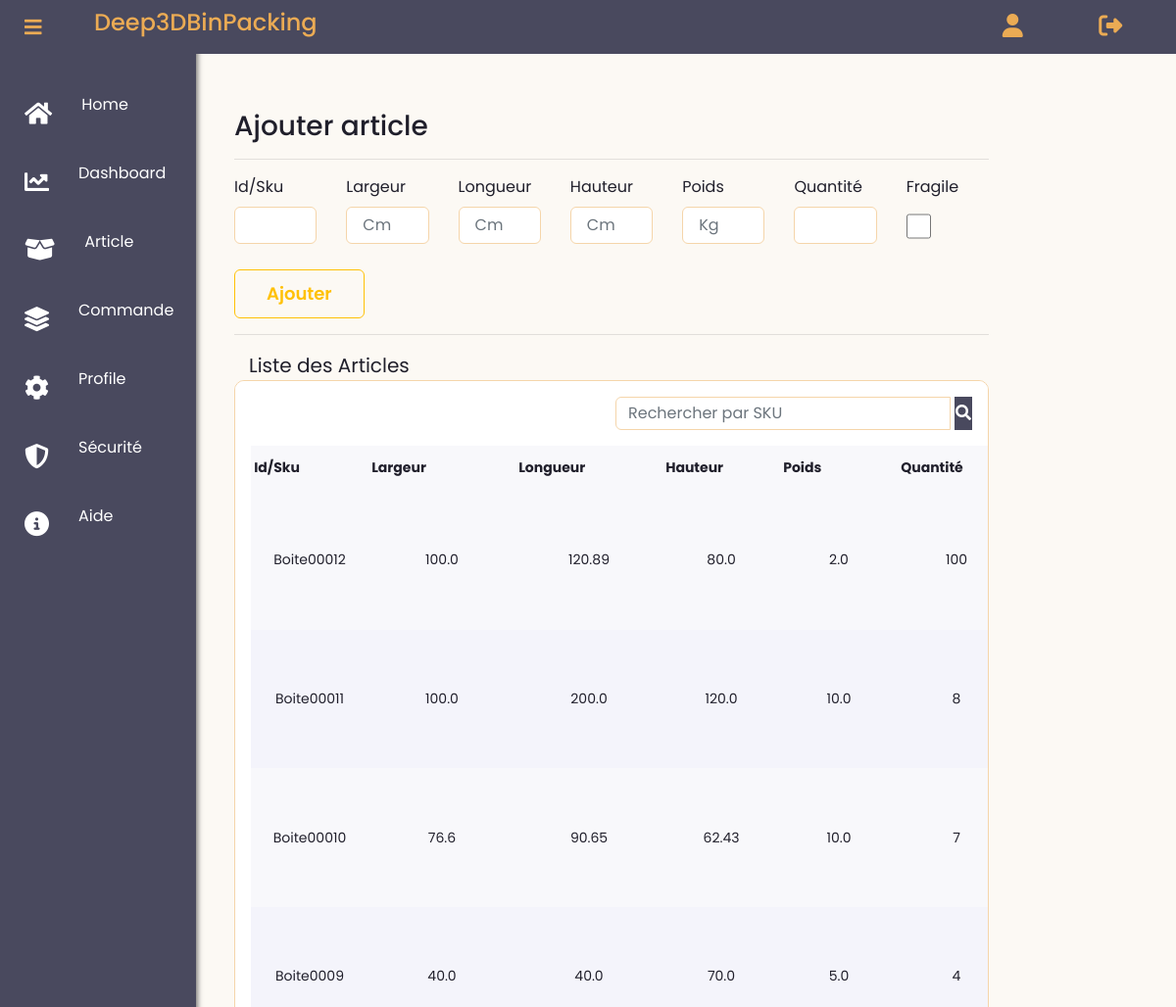
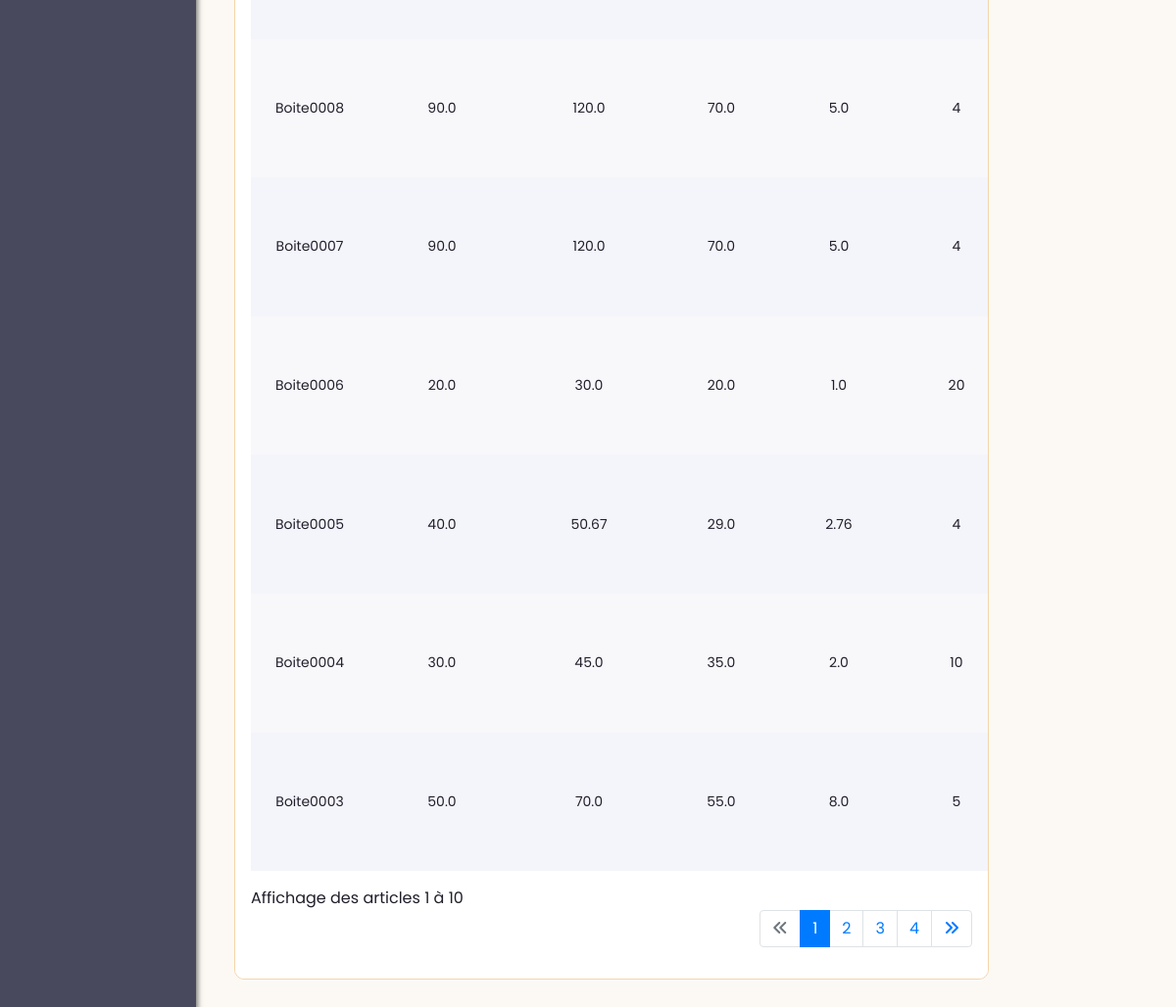
Screenshot of /new_article (signed in) with the database file from the repository (2 pictures, top to bottom).
### app/models.py (models this page shows, shortened)
class Article(db.Model):
    __tablename__ = 'Article'
    id = db.Column(db.Integer, primary_key=True, autoincrement=True)
    user_id = db.Column(db.Integer(), db.ForeignKey('User.id'))
    sku = db.Column(db.String(30), nullable=False)
    largeur = db.Column(db.Float(precision=5), nullable=False)
    longueur = db.Column(db.Float(precision=5), nullable=False)
    hauteur = db.Column(db.Float(precision=5), nullable=False)
    poids = db.Column(db.Float(precision=5), nullable=False)
    quantite = db.Column(db.Integer(), nullable=False)
    fragile = db.Column(db.Boolean(), default=False)
    date_creation = db.Column(db.Date,default=dt_date.today())
    commandes = db.relationship('Commande', secondary=association_table_article_commande, back_populates='articles')

### app/routes.py (the view, shortened to what this page needs)
@app.route("/new_article", methods=['GET', 'POST'])
@login_required
def new_article():
    form = ArticleForm()
    page = request.args.get('page', 1, type=int)
    '''for article in articles_pagination:
        article.largeur = int(article.largeur)
        article.longueur = int(article.longueur)
        article.hauteur = int(article.hauteur)
        article.poids = int(article.poids)'''
    nombre_articles = Article.query.filter_by(user_id=current_user.id).count()
    search_article = request.args.get('search_article')
    per_page = 5
    if search_article:
        articles_query = Article.query.filter((Article.sku.ilike(f'%{search_article}%')))
    else:
        articles_query = Article.query.filter_by(user_id=current_user.id).order_by(Article.id.desc())
    articles_pagination = articles_query.paginate(page=page, per_page=number_articles_per_page, error_out=False)
    pagination_args = Pagination(page=page, per_page=per_page, total=nombre_articles, css_framework='bootstrap4')
    articles = articles_pagination.items
    per_page = articles_pagination.per_page
    page = articles_pagination.page
    start_index = (page - 1) * per_page + 1
    end_index = min(page * per_page, nombre_articles)
    '''total_stock = Article.query.filter_by(user_id=current_user.id).count()

   if total_stock < 10 and not session.get('alert_displayed') and current_user.id ==current_user.id:
        flash('Attention ! Le stock total des articles est inférieur à 10.', 'warning')
        session['alert_displayed'] = True
        # Vérifier si le son d'alerte a déjà été joué pour cet utilisateur
        if not session.get('alert_sound_played') and current_user.id==current_user.id:
            for i in range(0, 2):
                playsound("app/static/audio/bip.mp3")  # Jouer le fichier audio
            # Marquer que le son d'alerte a été joué pour cet utilisateur
            session['alert_sound_played'] = True'''
    return render_template('user_dashboard/create_article.html', title='New Article',pagination_args=pagination_args, start_index=start_index, end_index=end_index,  form=form, articles=articles, articles_pagination=articles_pagination)

### app/forms.py (shortened to what this page needs)
class ArticleForm(FlaskForm):
    id = HiddenField('ID de l\'article')
    sku = StringField("Id/Sku",validators=[DataRequired()])
    largeur = FloatField('Largeur', validators=[DataRequired()],render_kw={"placeholder": "Cm"})
    longueur = FloatField('Longueur', validators=[DataRequired()],render_kw={"placeholder": "Cm"})
    hauteur = FloatField('Hauteur', validators=[DataRequired()],render_kw={"placeholder": "Cm"})
    poids = FloatField('Poids', validators=[DataRequired()],render_kw={"placeholder": "Kg"})
    quantite = IntegerField('Quantité', validators=[DataRequired()])
    fragile = BooleanField('Fragile', default=False)
    submit = SubmitField('Ajouter')

### app/models.py (called while the page is built)
@login_manager.user_loader
def load_user(user_id):
    return User.query.get(int(user_id))

### app/routes.py (called while the page is built)
@app.before_request
def before_request():
    if current_user.is_authenticated:
        g.image = url_for('static', filename='images/' + current_user.image) if current_user.image else None
    else:
        g.image = None

### app/templates/user_dashboard/create_article.html (shortened to what this page needs)
{% extends "user_dashboard/layout.html" %}
{% block content %}
<div id="app" class="col-lg-10">
  <form method="POST" action="">
    <h3 class="mt-3">Ajouter article</h3>
    <hr>
    <div class="row">
      <div class="col">
        {{ form.sku.label(class="form-control-label") }}
        {% if form.sku.errors %}
            {{ form.sku(class="form-control form-control-lg is-invalid") }}
            <div class="invalid-feedback">
                {% for error in form.sku.errors %}
                    <span>{{ error }}</span>
                {% endfor %}
            </div>
        {% else %}
            {{ form.sku(class="form-control form-control-lg") }}
        {% endif %}
    </div>
      <div class="col">
        {{ form.largeur.label(class="form-control-label") }} {% if
        form.largeur.errors %} {{ form.largeur(class="form-control
        form-control-lg is-invalid") }}
        <div class="invalid-feedback">
          {% for error in form.largeur.errors %}
          <span>{{ error }}</span>
          {% endfor %}
        </div>
        {% else %} {{ form.largeur(class="form-control form-control-lg") }} {%
        endif %}
      </div>
      <div class="col">
        {{ form.longueur.label(class="form-control-label") }} {% if
        form.longueur.errors %} {{ form.longueur(class="form-control
        form-control-lg is-invalid") }}
        <div class="invalid-feedback">
          {% for error in form.longueur.errors %}
          <span>{{ error }}</span>
          {% endfor %}
        </div>
        {% else %} {{ form.longueur(class="form-control form-control-lg") }} {%
        endif %}
      </div>
      <div class="col">
        {{ form.hauteur.label(class="form-control-label") }} {% if
        form.hauteur.errors %} {{ form.hauteur(class="form-control
        form-control-lg is-invalid") }}
        <div class="invalid-feedback">
          {% for error in form.hauteur.errors %}
          <span>{{ error }}</span>
          {% endfor %}
        </div>
        {% else %} {{ form.hauteur(class="form-control form-control-lg") }} {%
        endif %}
      </div>
      <div class="col">
        {{ form.poids.label(class="form-control-label") }} {% if
        form.poids.errors %} {{ form.poids(class="form-control
        form-control-lg is-invalid") }}
        <div class="invalid-feedback">
          {% for error in form.poids.errors %}
          <span>{{ error }}</span>
          {% endfor %}
        </div>
        {% else %} {{ form.poids(class="form-control form-control-lg") }} {%
        endif %}
      </div>
      <div class="col">
        {{ form.quantite.label(class="form-control-label") }} {% if
        form.quantite.errors %} {{ form.quantite(class="form-control
        form-control-lg is-invalid") }}
        <div class="invalid-feedback">
          {% for error in form.quantite.errors %}
          <span>{{ error }}</span>
          {% endfor %}
        </div>
        {% else %} {{ form.quantite(class="form-control form-control-lg") }} {%
        endif %}
      </div>
      <div class="col">
        {{ form.fragile.label(class="form-control-label") }} {% if
        form.fragile.errors %} {{ form.fragile(class="form-control
        form-control-lg is-invalid") }}
        <div class="invalid-feedback">
          {% for error in form.fragile.errors %}
          <span>{{ error }}</span>
          {% endfor %}
        </div>
        {% else %} {{ form.fragile(class="form-control box form-control-lg") }} {%
        endif %}
      </div>
    </div>
    {{ form.submit(class="btn btn-outline-warning") }}
    <hr>
  </form>
  <span class="col-md-6 mb-2" style="font-size: 20px;"> Liste des Articles</span>
  <div class="card detail">
    <form class="form-inline justify-content-end mb-3" method="get" action="{{ url_for('new_article') }}">
      <div class="input-group">
        <input class="form-control mr-sm-1" type="search" placeholder="Rechercher par SKU " aria-label="search_article" name="search_article">
        <button type="submit" class="bto btn-primary"><i class="fa fa-search"></i></button>
      </div>
    </form>
  {% if articles %}
        <table id="user-table" class=" nowrap" cellspacing="2" width="100%">
          <thead>
            <tr>
              <th>Id/Sku</th>
              <th>Largeur</th>
              <th>Longueur</th>
              <th>Hauteur</th>
              <th>Poids</th>
              <th>Quantité</th>
            </tr>
          </thead>
          <tbody>
            {% for article in articles %}
            {% if article.user_id == current_user.id %}
            <tr>
              <td style=" text-align: center;">{{article.sku}}</td>
              <td style=" text-align: center;">{{article.largeur}}</td>
              <td style=" text-align: center;">{{article.longueur}}</td>
              <td style=" text-align: center;">{{article.hauteur}}</td>
              <td style=" text-align: center;">{{article.poids}}</td>
              <td style=" text-align: center;">{{article.quantite}}</td>
            </tr>
            {% endif %}
            {% endfor %}
          </tbody>
        </table>
        <div class="mt-3">
          Affichage des articles {{ start_index }} à {{ end_index }}
        </div>
          <nav aria-label="Page navigation example">
            <ul class="pagination justify-content-end">
              <li class="page-item {% if not articles_pagination.has_prev %}disabled{% endif %}">
                <a class="page-link" {% if articles_pagination.has_prev %}href="{{ url_for('new_article', page=articles_pagination.prev_num) }}"{% endif %}><i class="fa-solid fa-angles-left"></i></a>
              </li>
              {% for page_num in articles_pagination.iter_pages() %}
                {% if page_num %}
                  <li class="page-item {% if page_num == articles_pagination.page %}active{% endif %}">
                    <a class="page-link"  href="{{ url_for('new_article', page=page_num) }}">{{ page_num }}</a>
                  </li>
                {% else %}
                  <li class="page-item disabled">
                    <a class="page-link"  href="#">...</a>
                  </li>
                {% endif %}
              {% endfor %}
              <li class="page-item {% if not articles_pagination.has_next %}disabled{% endif %}">
                <a class="page-link" {% if articles_pagination.has_next %}href="{{ url_for('new_article', page=articles_pagination.next_num) }}"{% endif %}><i class="fa-solid fa-angles-right"></i></a>
              </li>
            </ul>
          </nav>
    {% else %}
  <div class="alert-warning text-center">
    Aucun article trouvé.
  </div>
</div>
{% endif %}
{% endblock content %}

### app/static/client/main.css (style rules this page uses)
* { margin: 0; padding: 0; box-sizing: border-box; outline: none; font-family: "Poppins", sans-serif; }
body { background-color: #fcf9f4; }
.card { background-color: #fff; padding: 1rem; border-radius: 10px; }
.detail { grid-area: detail; overflow-x: auto; }
.detail table { width: 100%; border-collapse: collapse; }
.detail table tr:nth-child(odd) { background-color: #f8f8fb; }
.detail table tr { background-color: #f4f4fb; }
.detail table th, .detail table td { padding: 0.8rem 0.2rem; text-align: left; min-width: 120px; font-size: 14px; }
.detail table tr td:nth-child(2), .detail table tr td:nth-child(3) { min-width: 150px; }

### app/static/client/account.css (style rules this page uses)
.col { flex-basis: 0; flex-grow: 1; min-width: 0; max-width: 100%; }
.row { display: flex; flex-wrap: wrap; margin-right: -15px; margin-left: -15px; }
.card { border: solid 1px #f5d5aa; }
.btn-primary { background-color: #49495e; color: #fff; border: 1px solid #49495e; }
.btn { border-radius: 6px; padding-top: 14px; padding-bottom: 14px; padding-left: 32px; padding-right: 32px; font-size: 18px; line-height: 20px; font-weight: 600; position: static; justify-content: center; align-items: center; cursor: pointer; }
.btn:not(:disabled):not(.disabled) { cursor: pointer; }
.form-control { width: 100%; margin-bottom: 24px; border: 1px solid #f5d5aa; border-radius: 6px; font-size: 16px; line-height: 20px; }
button, input { overflow: visible; }
.box { height: 40px; width: 25px; }

### rows the page displays
Article: sku "Boite00012", largeur "100.0", longueur "120.89", hauteur "80.0", poids "2.0", quantite "100"
Article: sku "Boite00011", largeur "100.0", longueur "200.0", hauteur "120.0", poids "10.0", quantite "8"
Article: sku "Boite00010", largeur "76.6", longueur "90.65", hauteur "62.43", poids "10.0", quantite "7"
Article: sku "Boite0009", largeur "40.0", longueur "40.0", hauteur "70.0", poids "5.0", quantite "4"
Article: sku "Boite0008", largeur "90.0", longueur "120.0", hauteur "70.0", poids "5.0", quantite "4"
Article: sku "Boite0007", largeur "90.0", longueur "120.0", hauteur "70.0", poids "5.0", quantite "4"
Article: sku "Boite0006", largeur "20.0", longueur "30.0", hauteur "20.0", poids "1.0", quantite "20"
Article: sku "Boite0005", largeur "40.0", longueur "50.67", hauteur "29.0", poids "2.76", quantite "4"
Article: sku "Boite0004", largeur "30.0", longueur "45.0", hauteur "35.0", poids "2.0", quantite "10"
Article: sku "Boite0003", largeur "50.0", longueur "70.0", hauteur "55.0", poids "8.0", quantite "5"

### other values shown
{{ start_index }} "1"
{{ end_index }} "10"
{{ page_num }} "1" "2" "3" "4"
